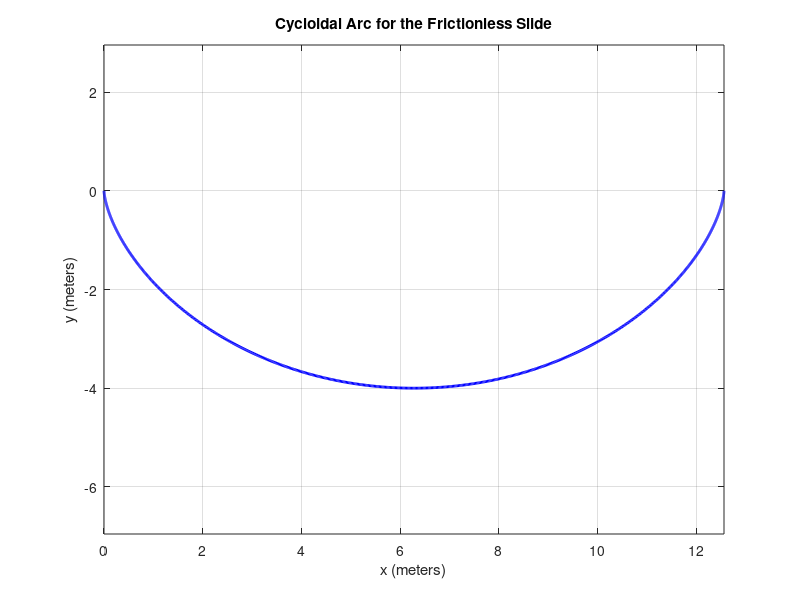

This figure's MATLAB source: (Note: this script raises an error after producing the figure.)
% brachistochrones
%https://www.youtube.com/watch?v=skvnj67YGmw
R = 2; % Radius in meters
theta = linspace(0, 2 * pi, 1000); % Parameterized angle

% Cycloid parameterization
x = R * (theta - sin(theta));
y = R * (cos(theta) - 1);

% Plot the cycloidal arc
figure;
plot(x, y, 'b-', 'LineWidth', 2);
hold on;
xlabel('x (meters)');
ylabel('y (meters)');
title('Cycloidal Arc for the Frictionless Slide');
grid on;
axis equal;

% Simulation parameters
g = 9.8; % Gravity (m/s^2)
phi0 = [pi/6, 2*pi/6, 3*pi/6, 4*pi/6, 5*pi/6];  % Starting angles
Ntps = 100; % Improved Euler timesteps per second
t0 = 0; % Initial time
tf = 2; % Final time (in seconds)
%Nt = ceil(Ntps * (tf - t0)); % Number of time steps
colors = ['r', 'g', 'b', 'm', 'c'];  % Colors for each ball


% Calculate hang times for each starting angle
hang_times = zeros(size(phi0));
for i = 1:length(phi0)
    hang_times(i) = find_hang_time(R, phi0(i), Ntps);
end
t_b = max(hang_times);  % Use the maximum hang time to define the period

phi0_degrees = phi0 * (180/pi);

% Create the plot
figure;
plot(phi0_degrees, hang_times, '-o', 'LineWidth', 2, 'MarkerSize', 8, 'MarkerFaceColor', 'b');
xlabel('Starting Angle \phi_0 (degrees)');
ylabel('Time to Reach Bottom (seconds)');
title('Hang Time vs. Starting Angle');
grid on;


figure;
hold on;
axis equal;
xlim([-R, R]);
ylim([-R, R]);
title('Cycloid Slide Animation');
xlabel('x');
ylabel('y');

theta = linspace(0, 2*pi, 1000);
x_cycloid = R * (theta - sin(theta));
y_cycloid = -R * (1 - cos(theta));
plot(x_cycloid, y_cycloid, 'k', 'LineWidth', 2);  % Draw the cycloid path

% Create plot handles for each ball
balls = gobjects(1, length(phi0));
for i = 1:length(phi0)
    balls(i) = plot(NaN, NaN, 'o', 'MarkerFaceColor', colors(i), 'MarkerEdgeColor', 'k', 'MarkerSize', 10);
end

% Animation loop        %% travel's in opposite direction
t_final = 4*2*pi %4 * t_b;  % Duration of the animation (4 periods) period is not the hangtime
dt = 1 / Ntps;
t = 0:dt:t_final;

for k = 1:length(t)
    for i = 1:length(phi0)
        if t(k) <= hang_times(i)
            % Calculate position along the cycloid
            v = [phi0(i); 0];  % Initial conditions for each ball
            [pos, ~] = improvedEuler(@(t, v) obj_func(t, R, phi0(i), Ntps), v, 0, t(k), 50);
            x = R * (pos(1, end) - sin(pos(1, end)));
            y = -R * (1 - cos(pos(1, end)));
            set(balls(i), 'XData', x, 'YData', y);
        end
    end
    drawnow;
end
